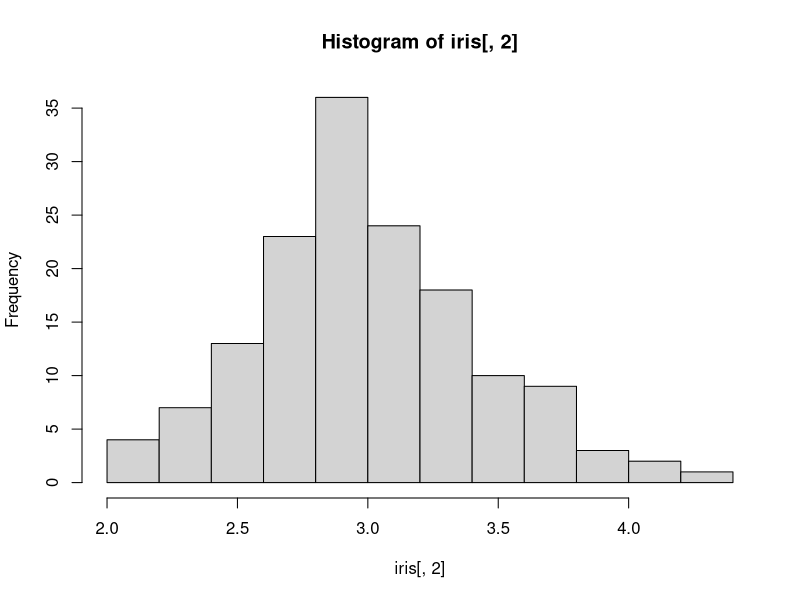
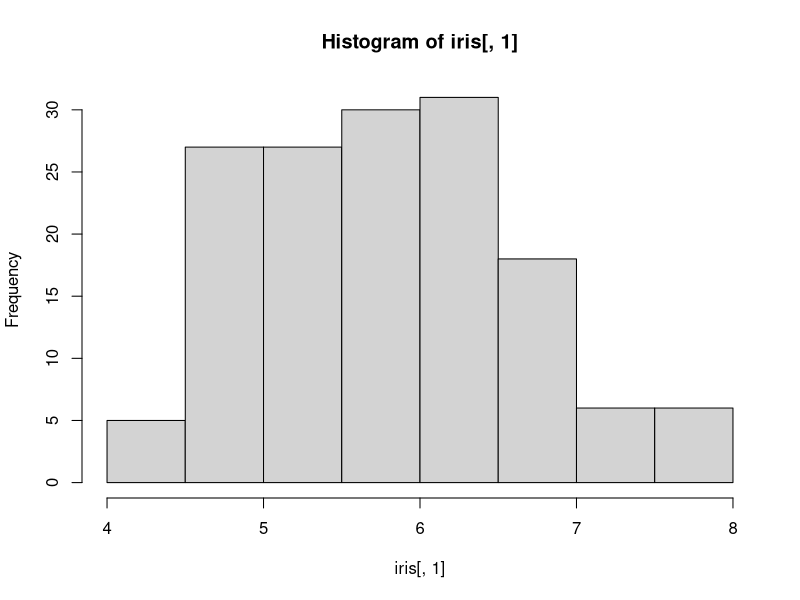

Reproduce these figures in R, in order.
# Criando Matrizes

# Número de Linhas
matrix (c(1,2,3,4,5,6), nr = 2)
matrix(c(1:6), nr = 2)
matrix (c(1:6), nr = 3)
matrix (c(1:6), nr = 6)

# Número de Colunas
matrix (c(1:6), nc = 2)

help("matrix")

# Matriz precisa um número de elementos que seja
# Múltiplo do número de linhas
matrix (c(1:6), nc = 2)
matrix (c(1:5), nc = 2)

# Crindo matrizes a partir de
# Vetores e preenchendo a partir das linhas
dados <- rep (1:10)
dados
matrix (data = dados, nrow = 5, ncol = 2, byrow = T)
matrix ( data= dados, nrow = 5, ncol = 2)

# Fatiando a Matriz
mat <- matrix (c(2:5), nr = 2)
mat
mat[1,2]
mat[2,2]
mat[,2]
View(iris)
iris[,2]
mean(iris[,2])
hist(iris[,2])
hist(iris[,1])

# Transposta da matriz
m <- matrix(c(2,4,5,12), nr = 2, nc= 2)
m
t(m)

# Nomeando a Matriz
m1 <- matrix(c("Fisica", "Termo", "Matematica", "PO"), nr= 2)
m1

dimnames(m1) <- (list( c("Linha 1", "Linha 2"), c("coluna 1", "coluna 2")))
m1

#Indexando linhas e colunas no momento de criacao da matriz
matrix(c(1:4), nr=2,
       dimnames= list(c("Linha 1", "Linha 2"), c("coluna 1", "coluna 2")))

# Combinando Matrizes
m2 <- matrix(c(2:5), nr = 2)
m2
m3 <- matrix(c(6:9), nr = 2)
m3

m4 <- cbind(m2,m3)
m4

m5 <- rbind(m2, m3)
m5
